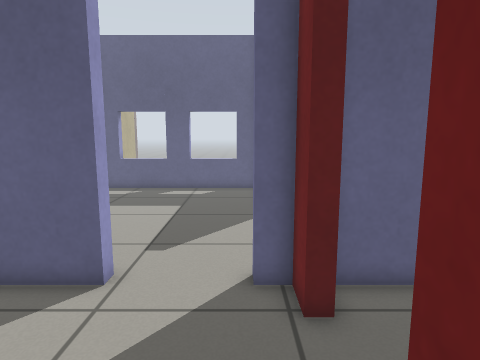
view 1 (above)

24 first-person views from a walk through a Gazebo world. The camera is 0.89 m above the floor, tilts 8° down and sees 75° across. The floor is counted in squares, 0.25 m on a side. Each view is taken from the middle of a square. On the plan, view 1 faces up. The plan holds only what a view shows up to about 20 squares ahead; the rest is blank. Simple patterns stand in for the simulator's built-in surfaces.

view 2
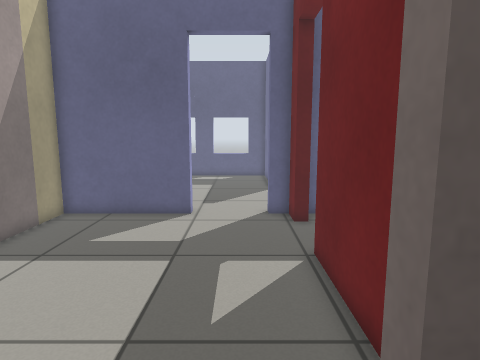

view 3
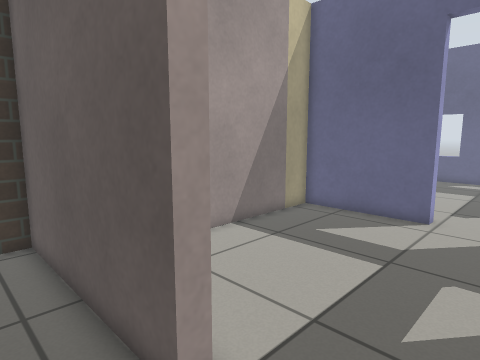

view 4
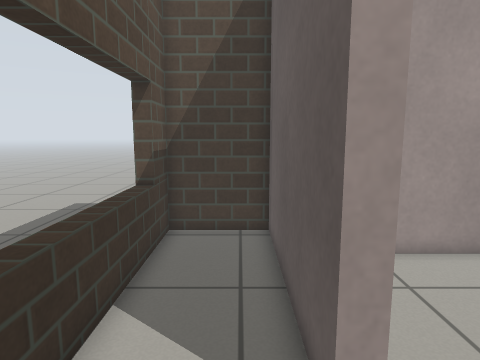

view 5
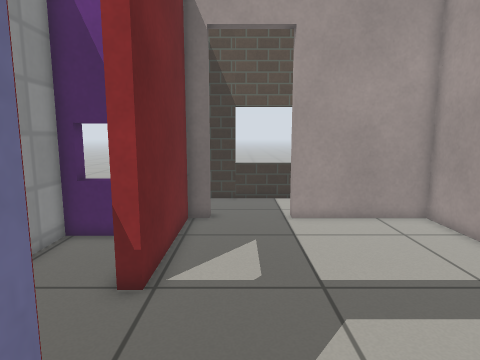

view 6
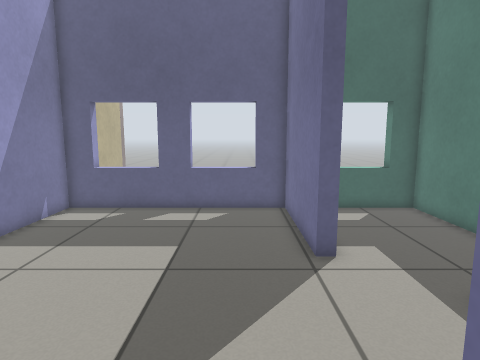

view 7
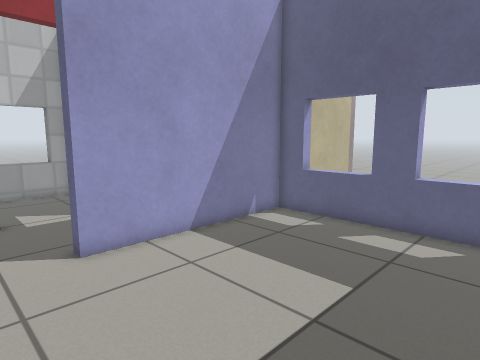

view 8
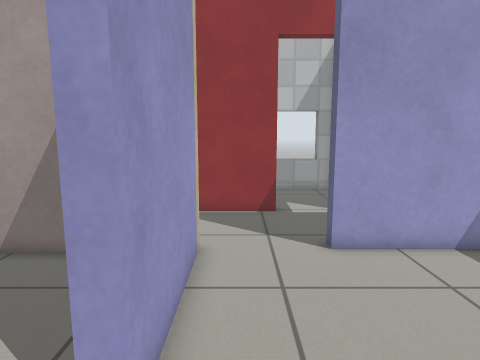

view 9
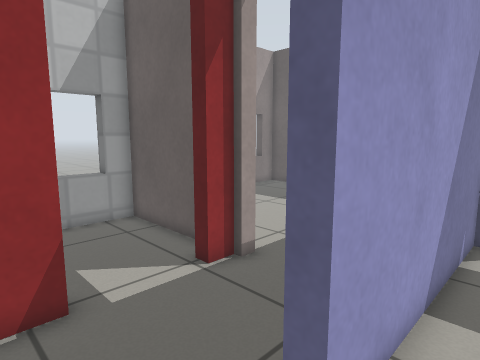

view 10
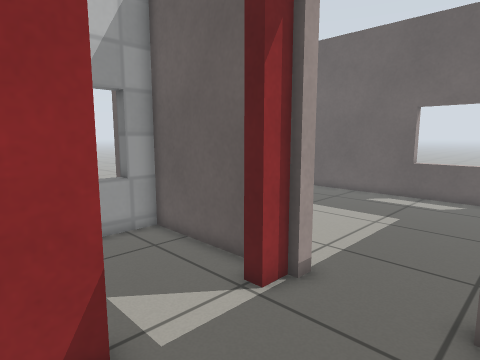

view 11
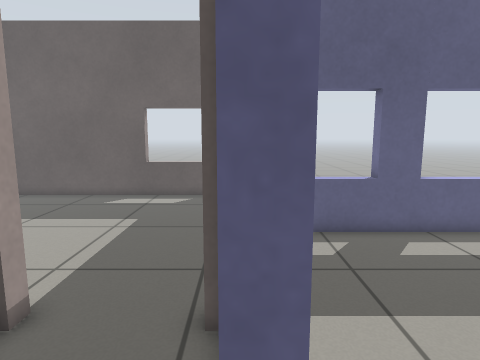

view 12
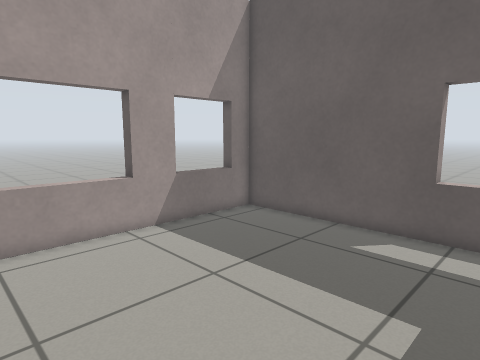

view 13
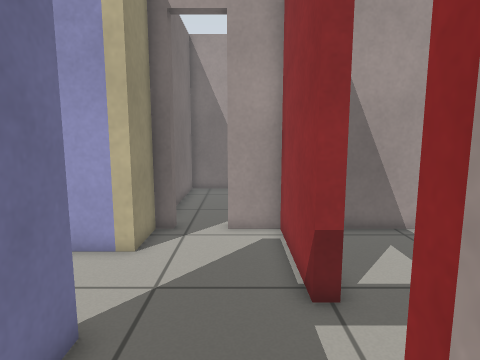

view 14
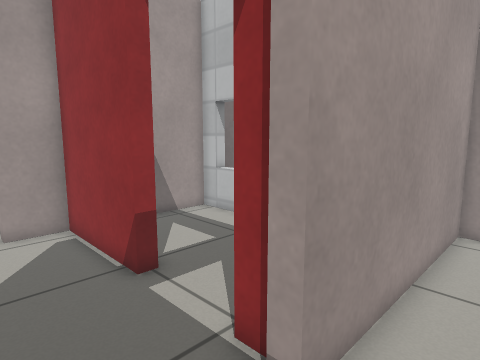

view 15
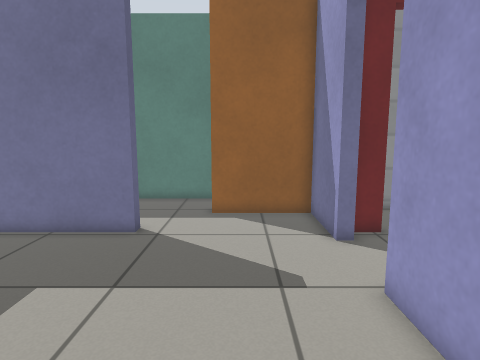

view 16
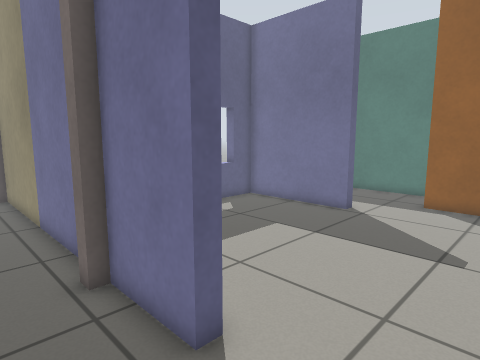

view 17
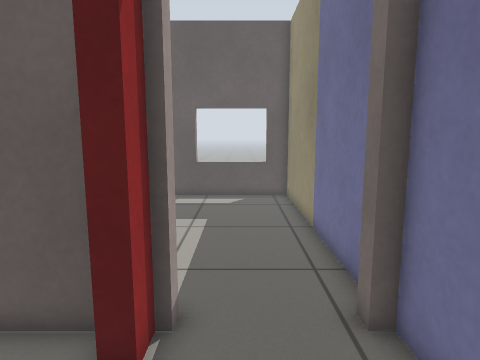

view 18
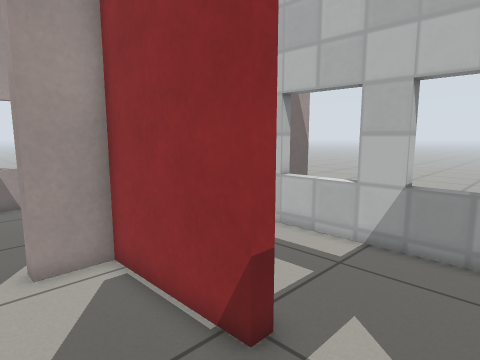

view 19
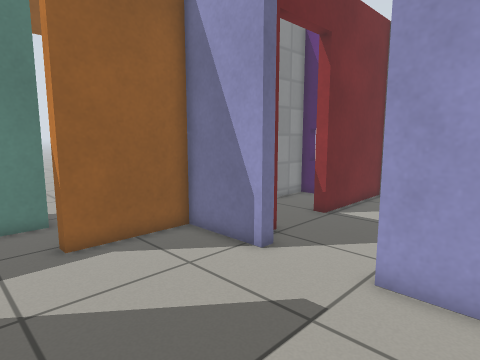

view 20
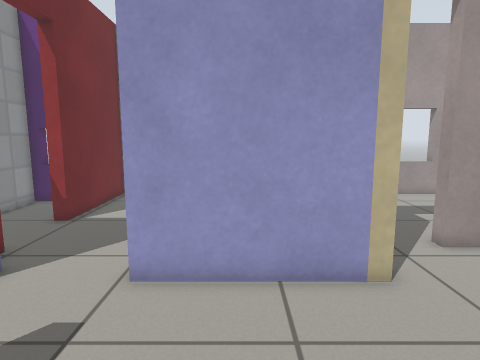

view 21
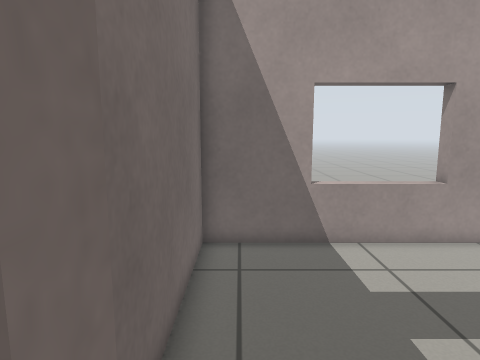

view 22
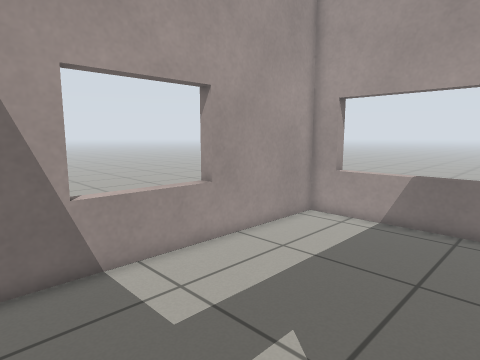

view 23
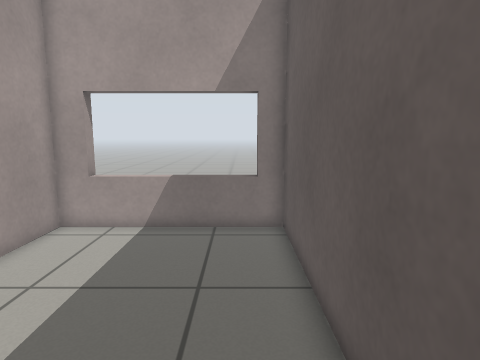

view 24
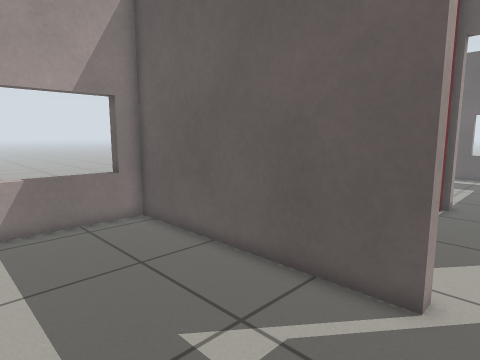

### Floor plan
Ten units are one square. View 1 is at (0, 0); x grows to the right and y downward. Boxes are objects, and circles mark ways between rooms. Rooms are numbered by the first view taken in them; rooms with no view inside come last. Other rooms are left out.
<svg viewBox="-244 -292 274 384">
<path fill="none" stroke="#000" d="M-33 -71 -91 -71 -91 43 -33 43M13 -57 13 -71 3 -71M3 43 13 43 13 -21M-33 49 -115 49 -115 87 7 87M9 49 3 49M19 -149 13 -149 13 -213 -95 -213 -95 -119M3 -77 25 -77M-97 -77 -33 -77M-146 -107 -146 -53 -125 -53M-95 -119 -101 -119 -101 -153M-97 -53 -97 -77M-142 -159 -142 -153 -146 -153 -146 -143M-101 -171 -101 -287 -239 -287 -239 -181M-239 -159 -142 -159M-125 -47 -239 -47 -239 41 -97 41 -97 -31M-156 -153 -210 -153 -210 -53 -170 -53"/>
<circle cx="-15" cy="45" r="3" fill="#2a7"/>
<circle cx="-15" cy="-75" r="3" fill="#2a7"/>
<circle cx="-100" cy="-100" r="3" fill="#2a7"/>
<circle cx="-123" cy="-156" r="3" fill="#2a7"/>
<circle cx="-120" cy="-50" r="3" fill="#2a7"/>
<circle cx="-150" cy="-125" r="3" fill="#2a7"/>
<text x="-40" y="-20">1</text>
<text x="-60" y="70">2</text>
<text x="-40" y="-140">3</text>
<text x="-120" y="-100">4</text>
<text x="-170" y="-230">5</text>
<text x="-170" y="-10">6</text>
<text x="-180" y="-100">7</text>
</svg>
Room 1 opens to room 2. Room 1 opens to room 3. Room 3 opens to room 4. Room 4 opens to room 5. Room 4 opens to room 6. Room 4 opens to room 7.

Where each view was taken, in squares from view 1:
view 1: 0 up, 0 right, facing up
view 2: 7 down, 1 left, facing up
view 3: 7 down, 0 right, facing up-left
view 4: 6 down, 0 right, facing left
view 5: 9 up, 1 left, facing down
view 6: 6 up, 1 left, facing up
view 7: 9 up, 0 right, facing up-left
view 8: 9 up, 0 right, facing left
view 9: 9 up, 8 left, facing up-left
view 10: 9 up, 10 left, facing up-left
view 11: 10 up, 10 left, facing up
view 12: 17 up, 13 left, facing up-left
view 13: 17 up, 13 left, facing down
view 14: 18 up, 11 left, facing down-left
view 15: 11 up, 10 left, facing right
view 16: 8 up, 13 left, facing up-right
view 17: 10 up, 13 left, facing up
view 18: 14 up, 11 left, facing down-left
view 19: 15 up, 6 left, facing down-right
view 20: 15 up, 6 left, facing down
view 21: 6 up, 11 left, facing down
view 22: 4 up, 11 left, facing down-left
view 23: 3 up, 12 left, facing left
view 24: 2 down, 11 left, facing up-left
